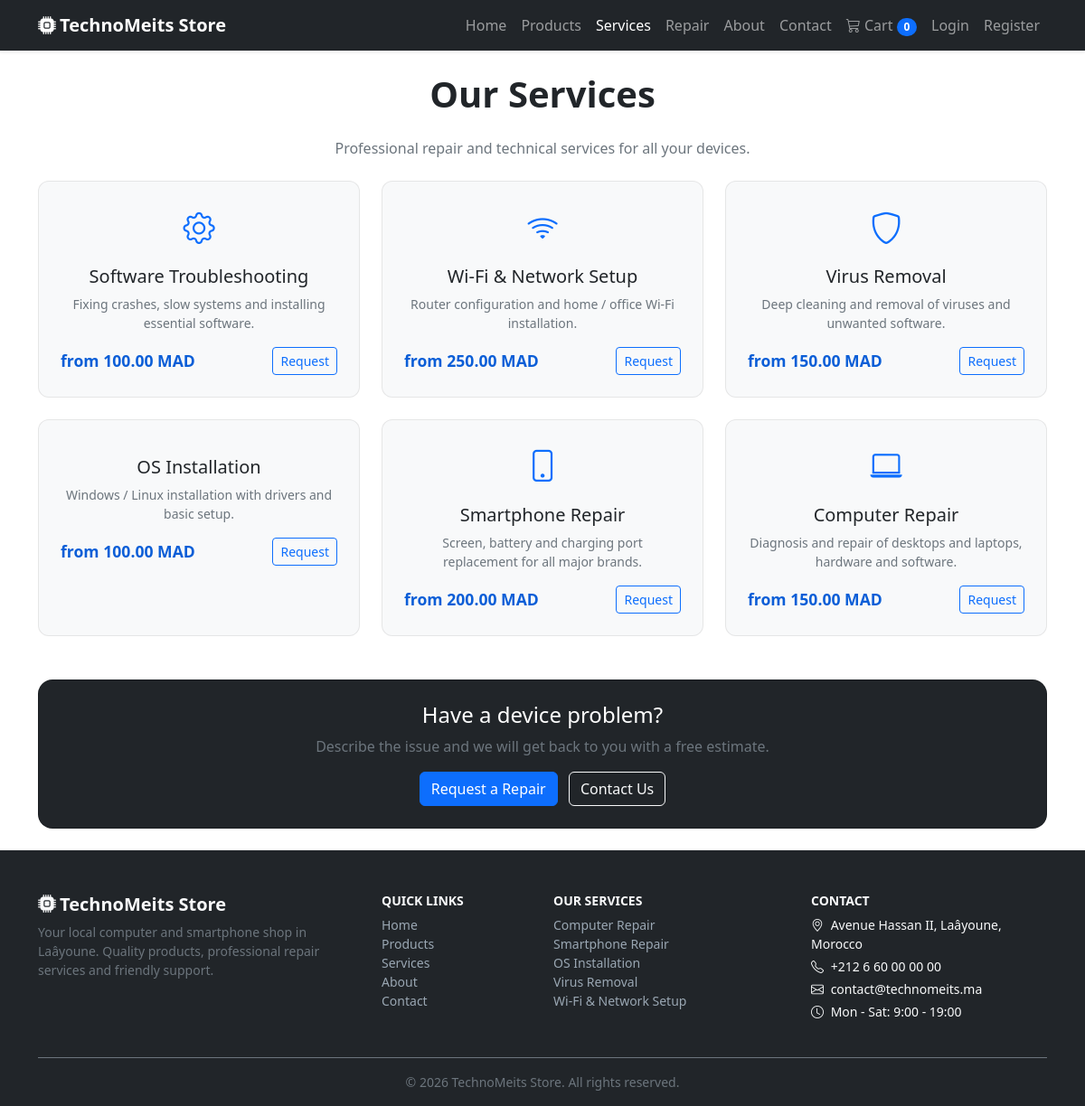
Page /public/services on the committed database.
### tables this page shows
CREATE TABLE services (
    id          INT UNSIGNED AUTO_INCREMENT PRIMARY KEY,
    name        VARCHAR(150) NOT NULL,
    description TEXT,
    price       DECIMAL(10, 2) DEFAULT NULL,
    icon        VARCHAR(100) DEFAULT NULL,
    is_active   TINYINT(1) NOT NULL DEFAULT 1,
    created_at  TIMESTAMP NOT NULL DEFAULT CURRENT_TIMESTAMP
);

### app/controllers/ServicesController.php (called while the page is built, shortened)
<?php
class ServicesController extends Controller
{
    public function index()
    {
        $this->view('services/index', [
            'title'    => 'Our Services',
            'activeNav' => 'services',
            'services' => (new Service())->active(),
        ]);
    }
}

### app/core/App.php (called while the page is built, shortened)
<?php
class App
{
    protected $controller;
    protected $method = 'index';
    public function __construct()
    {
        $url = $this->parseUrl();
        if (!empty($url) && strtolower($url[0]) === 'admin') {
            array_shift($url);
            $this->resolveAdmin($url);
        } else {
            $this->resolvePublic($url);
        }
        $this->params = array_values($url);
        call_user_func_array([$this->controller, $this->method], $this->params);
    }
    private function resolvePublic(&$url)
    {
        $controllerName = !empty($url[0]) ? ucfirst(strtolower($url[0])) . 'Controller' : 'HomeController';
        $class          = 'App\\Controllers\\' . $controllerName;
        array_shift($url);
        $this->controller = class_exists($class) ? new $class() : new ErrorController();
        $this->method     = !empty($url[0]) ? strtolower(array_shift($url)) : 'index';
    }
    private function parseUrl()
    {
        if (isset($_GET['url'])) {
            $url = rtrim($_GET['url'], '/');
            $url = filter_var($url, FILTER_SANITIZE_URL);
            return explode('/', $url);
        }
        return [];
    }
}

### public/index.php (called while the page is built, shortened)
<?php
require_once APP_PATH . '/core/helpers.php';
new App();

### app/core/Database.php (called while the page is built, shortened)
<?php
class Database
{
    private $pdo;
    private function __construct()
    {
        $dsn = 'mysql:host=' . DB_HOST . ';port=' . DB_PORT . ';dbname=' . DB_NAME . ';charset=utf8mb4';
        try {
            $this->pdo = new PDO($dsn, DB_USER, DB_PASS, [
                PDO::ATTR_ERRMODE            => PDO::ERRMODE_EXCEPTION,
                PDO::ATTR_DEFAULT_FETCH_MODE => PDO::FETCH_ASSOC,
                PDO::ATTR_EMULATE_PREPARES   => false,
                PDO::ATTR_TIMEOUT            => 5,
            ]);
        } catch (PDOException $e) {
            http_response_code(500);
            die('Database connection failed: ' . htmlspecialchars($e->getMessage(), ENT_QUOTES, 'UTF-8'));
        }
    }
    public function run($sql, $params = [])
    {
        $stmt = $this->pdo->prepare($sql);
        $stmt->execute($params);
        return $stmt;
    }
    public function fetchAll($sql, $params = [])
    {
        return $this->run($sql, $params)->fetchAll();
    }
}

### app/core/Model.php (called while the page is built, shortened)
<?php
abstract class Model
{
    protected $db;
    protected $table;
    protected $primaryKey = 'id';
    public function __construct()
    {
        $this->db = Database::instance();
    }
    public function where($column, $value, $operator = '=')
    {
        return $this->db->fetchAll(
            "SELECT * FROM {$this->table} WHERE {$column} {$operator} ? ORDER BY {$this->primaryKey} DESC",
            [$value]
        );
    }
}

### app/models/Service.php (called while the page is built, shortened)
<?php
class Service extends Model
{
    public function active()
    {
        return $this->where('is_active', 1);
    }
}

### app/core/helpers.php (called while the page is built, shortened)
<?php
function e($value)
{
    return htmlspecialchars((string) $value, ENT_QUOTES, 'UTF-8');
}
function url($path = '')
{
    return BASE_URL . ltrim($path, '/');
}
function money($amount)
{
    return number_format((float) $amount, 2, '.', '') . ' ' . CURRENCY;
}

### app/views/services/index.php (the view)
<div class="text-center mb-4">
    <h1 class="section-title">Our Services</h1>
    <p class="text-secondary">Professional repair and technical services for all your devices.</p>
</div>
<div class="row row-cols-1 row-cols-md-2 row-cols-lg-3 g-4 mb-5">
    <?php foreach ($services as $service): ?>
        <div class="col">
            <div class="feature-card bg-light h-100">
                <i class="bi bi-<?= e($service['icon'] ?: 'wrench') ?> feature-icon"></i>
                <h5 class="mt-3"><?= e($service['name']) ?></h5>
                <p class="text-secondary small"><?= e($service['description']) ?></p>
                <div class="d-flex justify-content-between align-items-center mt-3">
                    <span class="price"><?= $service['price'] ? 'from ' . money($service['price']) : 'Contact us' ?></span>
                    <a href="<?= url('repair/create') ?>" class="btn btn-sm btn-outline-primary">Request</a>
                </div>
            </div>
        </div>
    <?php endforeach; ?>
</div>
<div class="card text-bg-dark rounded-4 p-4 text-center">
    <h4>Have a device problem?</h4>
    <p class="text-secondary mb-3">Describe the issue and we will get back to you with a free estimate.</p>
    <div>
        <a href="<?= url('repair/create') ?>" class="btn btn-primary">Request a Repair</a>
        <a href="<?= url('contact') ?>" class="btn btn-outline-light ms-2">Contact Us</a>
    </div>
</div>

### public/assets/css/style.css (style rules this page uses)
:root { --brand-color: #0d6efd; --brand-dark: #0b5ed7; }
body { font-family: system-ui, -apple-system, "Segoe UI", Roboto, sans-serif; overflow-x: hidden; }
.price { color: var(--brand-dark); font-weight: 700; font-size: 1.1rem; }
.feature-card { border: 1px solid rgba(0, 0, 0, 0.08); border-radius: 0.75rem; padding: 1.5rem; text-align: center; height: 100%; transition: box-shadow 0.15s ease; }
.feature-icon { font-size: 2.2rem; color: var(--brand-color); }
.section-title { font-weight: 700; margin-bottom: 1.5rem; }

### rows in the picture
services: name "Software Troubleshooting", description "Fixing crashes, slow systems and installing essential software.", price "100.00 MAD"
services: name "Wi-Fi & Network Setup", description "Router configuration and home / office Wi-Fi installation.", price "250.00 MAD"
services: name "Virus Removal", description "Deep cleaning and removal of viruses and unwanted software.", price "150.00 MAD"
services: name "OS Installation", description "Windows / Linux installation with drivers and basic setup.", price "100.00 MAD"
services: name "Smartphone Repair", description "Screen, battery and charging port replacement for all major brands.", price "200.00 MAD"
services: name "Computer Repair", description "Diagnosis and repair of desktops and laptops, hardware and software.", price "150.00 MAD"

### other values in the picture
APP_NAME "TechnoMeits Store"
cartCount() "0"
APP_EMAIL "contact@technomeits.ma"
